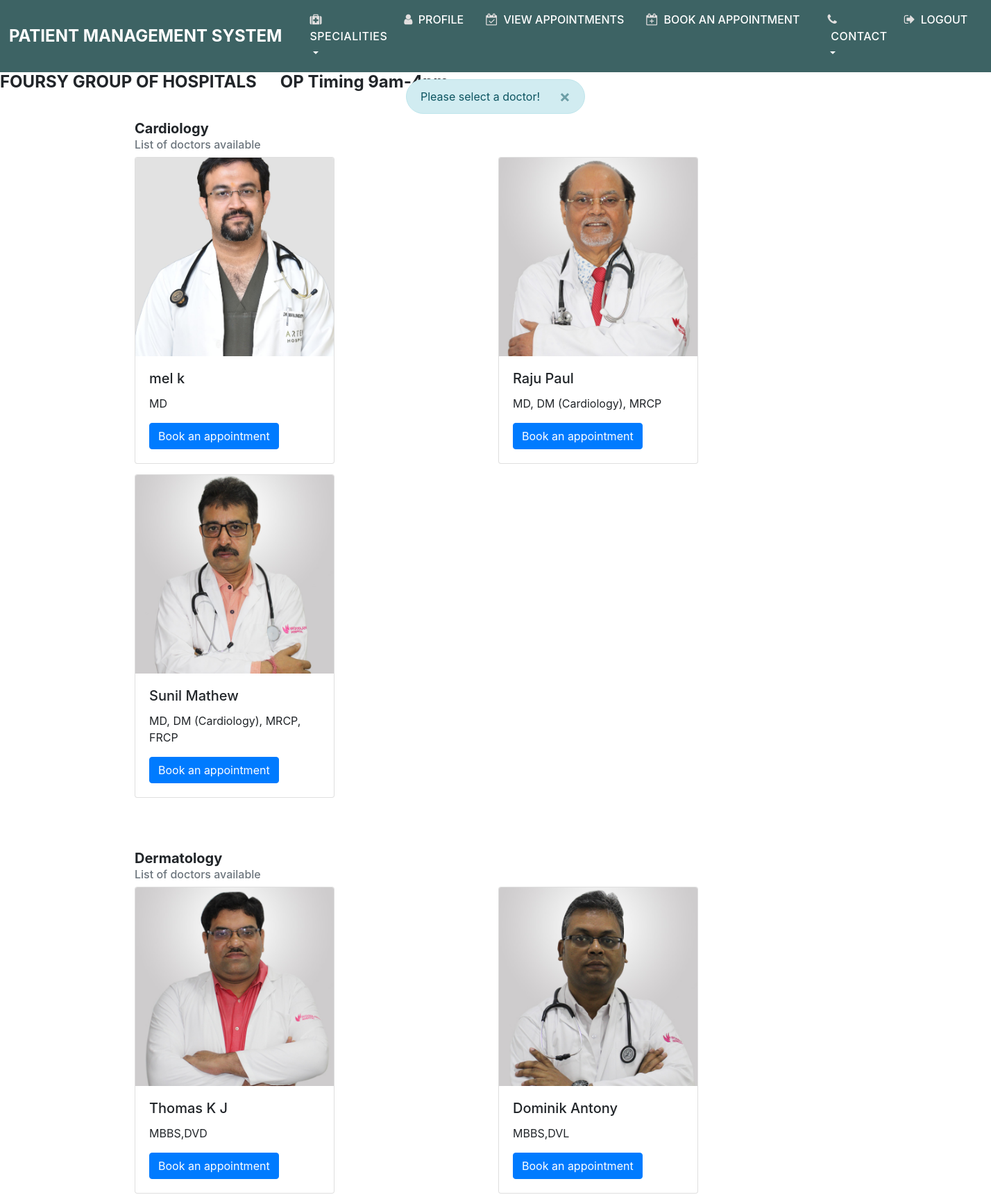
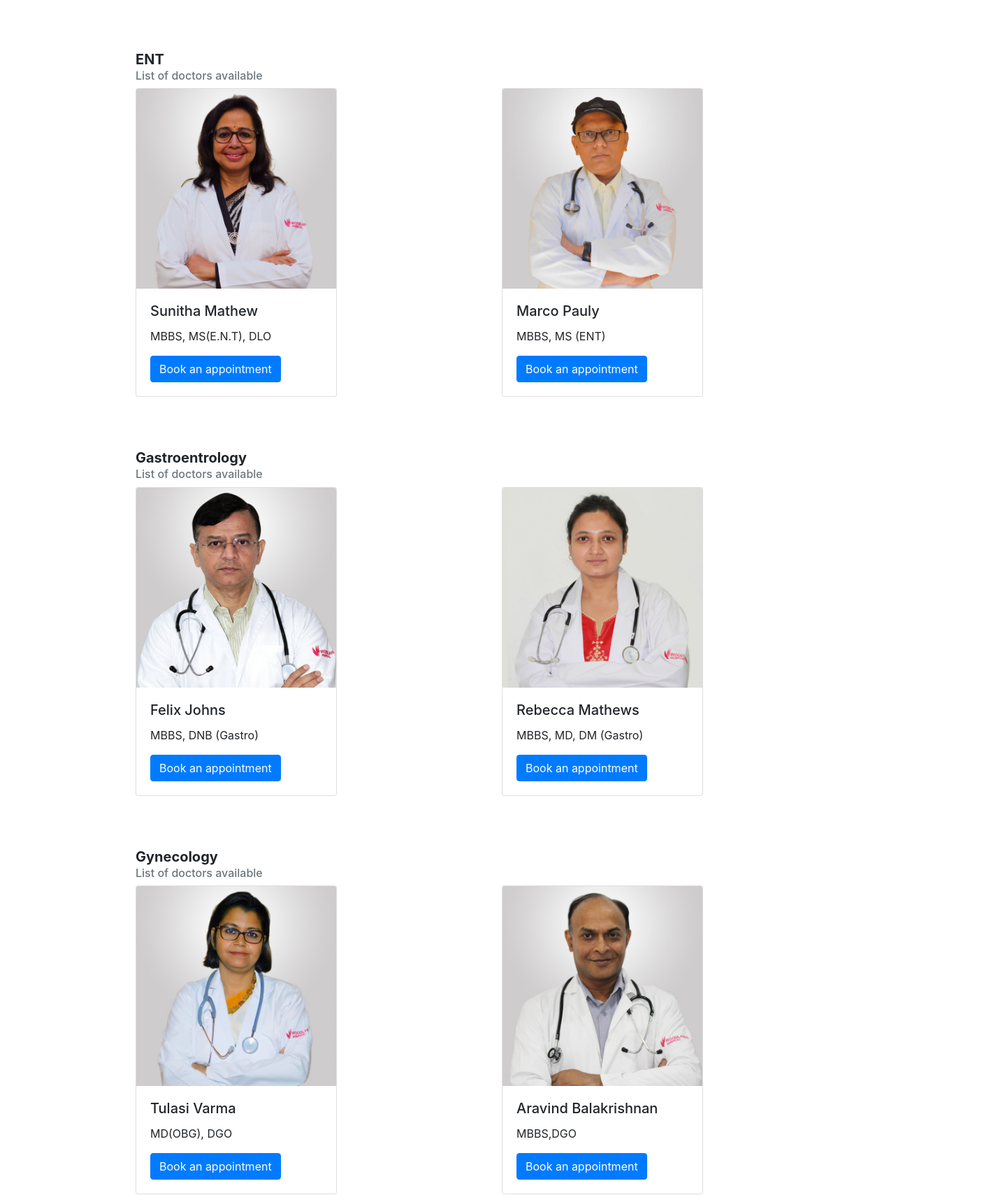
The app's page /select-doctor (signed in, upper part) with its own data (2 pictures, top to bottom).
### hospital/models.py (models this page shows, shortened)
class Department(models.Model):
    class Meta:
        db_table = 'department'
    name = models.CharField(max_length=100)

### accounts/models.py (models this page shows, shortened)
class User(AbstractUser):
    DOCTOR = 'D'
    PATIENT = 'P'
    USER_TYPES = [
        (DOCTOR, 'Doctor'),
        (PATIENT, 'Patient'),
    ]
    MALE = 'M'
    FEMALE = 'F'
    OTHER = 'O'
    PREFER_NOT_TO_SAY = 'N'
    GENDER = [
        (MALE, 'Male'),
        (FEMALE, 'Female'),
        (OTHER, 'Other'),
        (PREFER_NOT_TO_SAY, 'Prefer not to say')
    ]
    class Meta:
        db_table = 'user'
    user_type = models.CharField(choices=USER_TYPES, max_length=1, default=PATIENT)
    gender = models.CharField(choices=GENDER,  max_length=1, default=PREFER_NOT_TO_SAY)
    phone = PhoneNumberField(null=True, blank=True)
    def is_doctor(self):
        if self.user_type == 'D':
            return True
        return False

### profiles/models.py (models this page shows, shortened)
class DoctorProfile(models.Model):
    class Meta:
        db_table = 'doctor_profile'
    user = models.OneToOneField(
        User, on_delete=models.CASCADE,
        primary_key=True, limit_choices_to={'user_type': 'D'},
        related_name='docprofile', #* related_name is used to give alternate name to the reverse relationship
        )
    profile_pic = models.ImageField(upload_to='images/profiles/doctors') #TODO Change directory to /images/doctor/username
    qualification = models.CharField(max_length=100, blank=True, null=True)
    department = models.ForeignKey(Department, on_delete=models.CASCADE)

### appointment/views.py (the view)
# urls.py: path('select-doctor', views.doctor_list, name='doc-list'),
def doctor_list(request):
    user = request.user
    if user.is_doctor():
        messages.add_message(request, messages.ERROR, 'Please sign in as patient to view this page!')
    context = {}
    depts = Department.objects.all()
    doctors = User.objects.filter(user_type='D')
    context = {'depts': depts, 'doctors': doctors}
    messages.info(request, 'Please select a doctor!')
    return render(request, 'doc.html', context=context)

### PMS/context_processors.py (called while the page is built)
def get_departments(request):
    departments = Department.objects.all()
    return {'departments': departments}

def get_time_slots(request):
    time_slot = Appointment.TIME_SLOT
    return {"time_slot": time_slot}

### appointment/templates/doc.html (shortened to what this page needs)
<!DOCTYPE html>
<html>
    <head>
        <link rel="stylesheet" href="https://cdn.jsdelivr.net/npm/bootstrap@4.0.0/dist/css/bootstrap.min.css"
>
        <link rel="stylesheet" href="https://cdnjs.cloudflare.com/ajax/libs/font-awesome/4.7.0/css/font-awesome.min.css">
    </head>
    <body>
        {% include 'navbar.html' %}
        {% include 'messages.html' %}
        <marquee width="90%" direction="left" height="100px">
            <B>
                <h4><b>FOURSY GROUP OF HOSPITALS &nbsp&nbsp&nbsp&nbsp OP Timing 9am-4pm</b></h4>
            </B>
        </marquee>
        <section>
                <div class="container container-fluid">
{% for dept in depts %}
                    <div class="card-main col-12" id="department{{ forloop.counter }}" style="width: 68rem;">
                        <div class="card-body">
                            <h5 class="card-title-main "><B>{{dept.name}}</B></h5>
                            <h6 class="card-subtitle mb-2 text-muted">List of doctors available</h6>
                            <div class="row">
    {% for doctor in doctors %}
        {% if doctor.docprofile.department.name == dept.name %}
                                <div class="col-md-6 col-sm-12 hover-zoom">
                                    <div class="card">
                                        <img class="card-img-top profile-img"
                                            src="{{doctor.docprofile.profile_pic.url}} "
                                            alt="profile-picture">
                                        <div class="card-body">
                                            <h5 class="card-title">{{doctor.get_full_name}}</h5>
                                            <p class="card-text">{{doctor.docprofile.qualification}}</p>
                                            <form action="{% url 'appointment:appointment-form' %}" method="post" id="appointment-form">
                                                <button type="submit" name="id" value="{{doctor.id}}" form="appointment-form" class="btn btn-primary streated-link">
                                                    Book an appointment
                                                </button>
                                            </form>
                                        </div>
                                    </div>
                                </div>
        {% endif %}
    {% endfor %}
                            </div>
                        </div>
                    </div>
{% endfor %}
                </div>
    </body>
</body>
</html>

### appointment/templates/doc.html (style rules this page uses)
.profile-img { width: 286px; height: 286px; object-fit: cover; }
.card-main { margin-top: 20px; transition-duration:0.5s; }
.card { margin-bottom: 15px; width: 18rem; transition-duration:0.2s; }
.card-title-main { align-items: center; }

### records on screen
Department: name "Cardiology"
User: docprofile.profile_pic (picture), get_full_name "mel k", docprofile.qualification "MD", {{ doctor.id }} 7 (drawn)
User: docprofile.profile_pic (picture), get_full_name "Raju Paul", docprofile.qualification "MD, DM (Cardiology), MRCP", {{ doctor.id }} 9 (drawn)
User: docprofile.profile_pic (picture), get_full_name "Sunil Mathew", docprofile.qualification "MD, DM (Cardiology), MRCP, FRCP", {{ doctor.id }} 10 (drawn)
Department: name "Dermatology"
User: docprofile.profile_pic (picture), get_full_name "Thomas K J", docprofile.qualification "MBBS,DVD", {{ doctor.id }} 11 (drawn)
User: docprofile.profile_pic (picture), get_full_name "Dominik Antony", docprofile.qualification "MBBS,DVL", {{ doctor.id }} 12 (drawn)
Department: name "ENT"
User: docprofile.profile_pic (picture), get_full_name "Sunitha Mathew", docprofile.qualification "MBBS, MS(E.N.T), DLO", {{ doctor.id }} 13 (drawn)
User: docprofile.profile_pic (picture), get_full_name "Marco Pauly", docprofile.qualification "MBBS, MS (ENT)", {{ doctor.id }} 14 (drawn)
Department: name "Gastroentrology"
User: docprofile.profile_pic (picture), get_full_name "Felix Johns", docprofile.qualification "MBBS, DNB (Gastro)", {{ doctor.id }} 15 (drawn)
User: docprofile.profile_pic (picture), get_full_name "Rebecca Mathews", docprofile.qualification "MBBS, MD, DM (Gastro)", {{ doctor.id }} 16 (drawn)
Department: name "Gynecology"
User: docprofile.profile_pic (picture), get_full_name "Tulasi Varma", docprofile.qualification "MD(OBG), DGO", {{ doctor.id }} 17 (drawn)
User: docprofile.profile_pic (picture), get_full_name "Aravind Balakrishnan", docprofile.qualification "MBBS,DGO", {{ doctor.id }} 18 (drawn)

### other values on screen
{{ message }} "Please select a doctor!"
